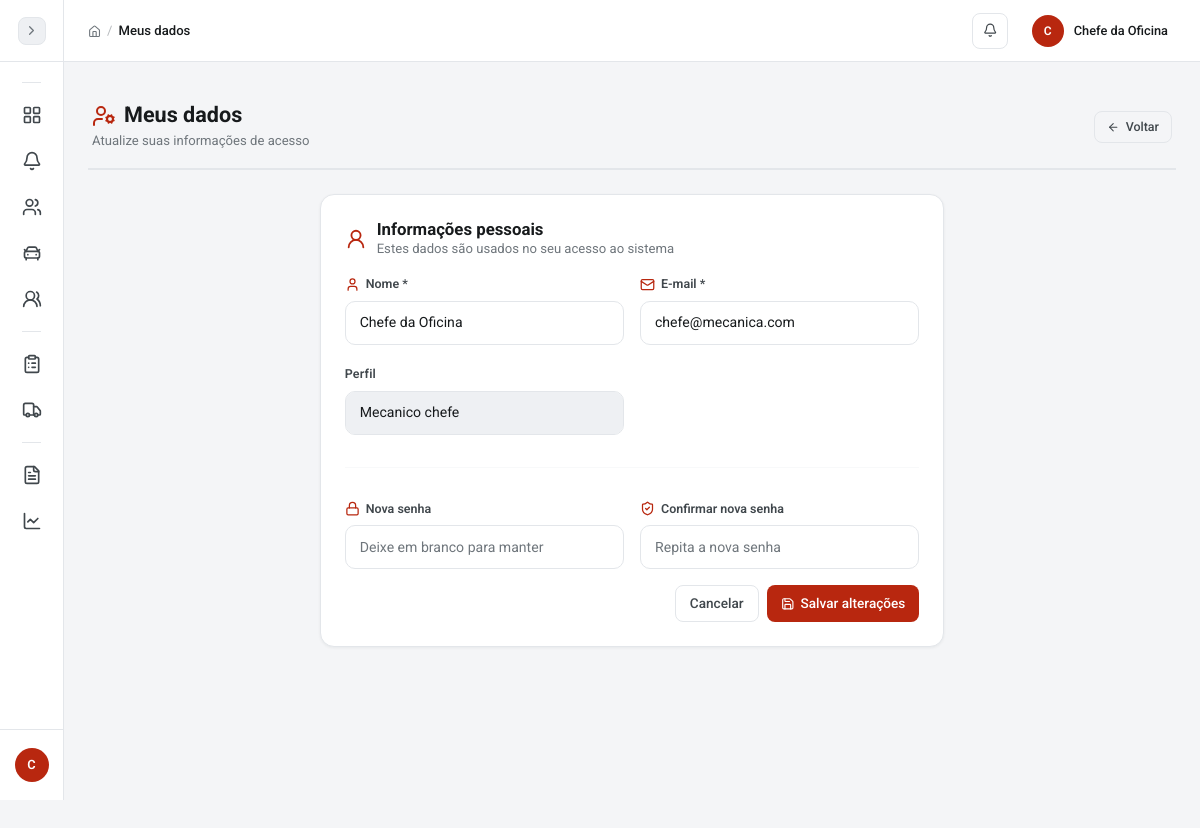
The app's page /pages/auth/perfil.php (signed in) with its own data.
### tables this page shows
CREATE TABLE usuarios (
  id INT AUTO_INCREMENT PRIMARY KEY,
  nome VARCHAR(100) NOT NULL,
  email VARCHAR(120) NOT NULL UNIQUE,
  senha VARCHAR(255) NOT NULL,
  tipo ENUM('admin','secretaria','mecanico_chefe','mecanico') NOT NULL DEFAULT 'mecanico',
  cpf VARCHAR(14) UNIQUE,
  telefone VARCHAR(20),
  salario DECIMAL(10,2),
  data_admissao DATE,
  cargo VARCHAR(100),
  ativo TINYINT(1) NOT NULL DEFAULT 1,
  data_cadastro TIMESTAMP DEFAULT CURRENT_TIMESTAMP
);

### config/conexao.php (called while the page is built, shortened)
<?php
function esc($dado) {
    return htmlspecialchars((string) $dado, ENT_QUOTES, 'UTF-8');
}
?>

### pages/auth/perfil.php (the view, shortened to what this page needs)
<?php
require_once __DIR__ . '/../../config/conexao.php';
$stmt = $conn->prepare('SELECT nome, email, tipo, cpf, telefone FROM usuarios WHERE id = :id');
$stmt->execute([':id' => $_SESSION['usuario_id']]);
$usuario = $stmt->fetch();
require_once __DIR__ . '/../../includes/header.php';
?>
<div class="page-header">
    <div>
        <h1><i data-lucide="user-cog" class="text-primary me-2"></i>Meus dados</h1>
        <span class="page-subtitle">Atualize suas informações de acesso</span>
    </div>
    <a href="../../index.php" class="btn btn-outline-secondary btn-icon"><i data-lucide="arrow-left"></i>Voltar</a>
</div>
<div class="row justify-content-center">
    <div class="col-lg-7">
        <div class="card">
            <div class="card-body p-4">
                <form method="POST" action="perfil_processar.php">
                    <div class="panel-header">
                        <i data-lucide="user-round"></i>
                        <div>
                            <h3 class="panel-title">Informações pessoais</h3>
                            <p class="panel-subtitle">Estes dados são usados no seu acesso ao sistema</p>
                        </div>
                    </div>
                    <div class="row g-3">
                        <div class="col-md-6">
                            <label class="form-label-with-icon" for="nome"><i data-lucide="user"></i> Nome *</label>
                            <input class="form-control" id="nome" name="nome" maxlength="100" value="<?php echo esc($usuario['nome']); ?>" required>
                        </div>
                        <div class="col-md-6">
                            <label class="form-label-with-icon" for="email"><i data-lucide="mail"></i> E-mail *</label>
                            <input class="form-control" type="email" id="email" name="email" maxlength="120" value="<?php echo esc($usuario['email']); ?>" required>
                        </div>
                        <div class="col-md-6">
                            <label class="form-label">Perfil</label>
                            <input class="form-control" value="<?php echo esc(ucfirst(str_replace('_', ' ', $usuario['tipo']))); ?>" disabled>
                        </div>
                        <div class="col-12">
                            <hr style="border-color: var(--border-color);">
                        </div>
                        <div class="col-md-6">
                            <label class="form-label-with-icon" for="senha"><i data-lucide="lock"></i> Nova senha</label>
                            <input class="form-control" type="password" id="senha" name="senha" minlength="8" placeholder="Deixe em branco para manter">
                        </div>
                        <div class="col-md-6">
                            <label class="form-label-with-icon" for="senha_confirmacao"><i data-lucide="shield-check"></i> Confirmar nova senha</label>
                            <input class="form-control" type="password" id="senha_confirmacao" name="senha_confirmacao" placeholder="Repita a nova senha">
                        </div>
                        <div class="col-12 d-flex justify-content-end gap-2 mt-3">
                            <a href="../../index.php" class="btn btn-outline-secondary btn-icon">Cancelar</a>
                            <button type="submit" class="btn btn-primary btn-icon"><i data-lucide="save"></i>Salvar alterações</button>
                        </div>
                    </div>
                </form>
            </div>
        </div>
    </div>
</div>
<?php require_once __DIR__ . '/../../includes/footer.php'; ?>

### includes/header.php (style rules this page uses)
html.js body { opacity:0;transition:opacity .25s ease }

### records on screen
usuarios: nome "Chefe da Oficina", email "chefe@mecanica.com", tipo "Mecanico chefe"

### other values on screen
substr($nome_usuario, 0, 1) "C"
$titulo_pagina "Meus dados"
substr($_SESSION['usuario_nome'] ?? 'U', 0, 1) "C"
$_SESSION['usuario_nome'] "Chefe da Oficina"
